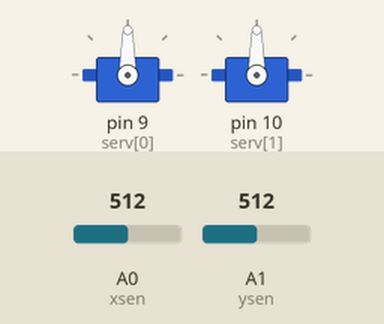
This sketch was run on a simulated Arduino Uno, built with avr-gcc and run on an emulated ATmega328P. Parts: 2 × servo. The inputs (shaded band) are chosen by the test bench; at power-on: A0 (xsen) = 512, A1 (ysen) = 512.

Above: at 1.2 s.
1.3 s: A0 (xsen) set to 716
At 2.0 s:
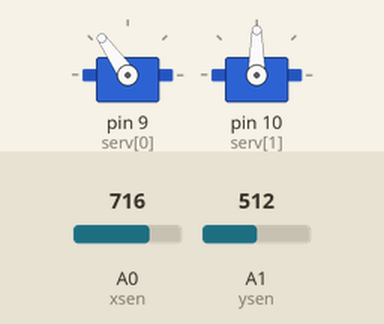
2.8 s: A1 (ysen) set to 716
At 4.0 s:
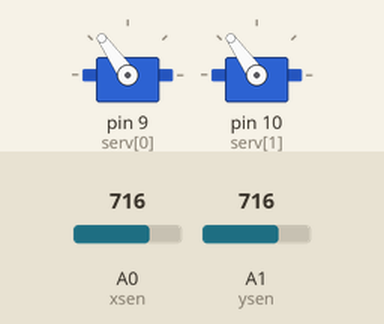
4.3 s: A0 (xsen) set to 900
At 4.6 s:
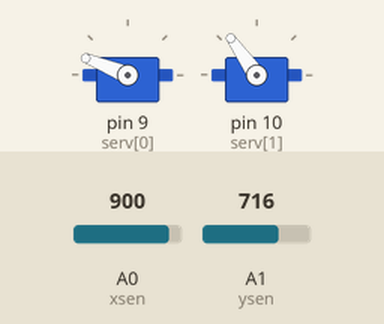
5.8 s: A1 (ysen) set to 900
At 6.7 s:
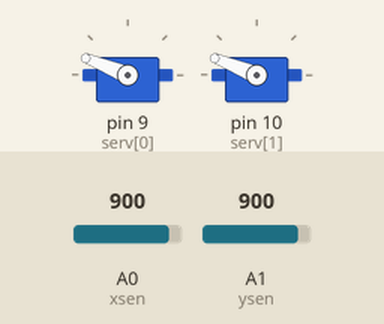
7.3 s: A0 (xsen) set to 1023
At 7.7 s:
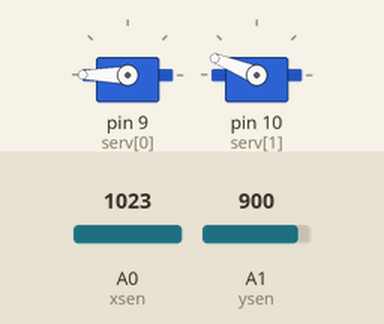
8.8 s: A1 (ysen) set to 1023
At 9.8 s:
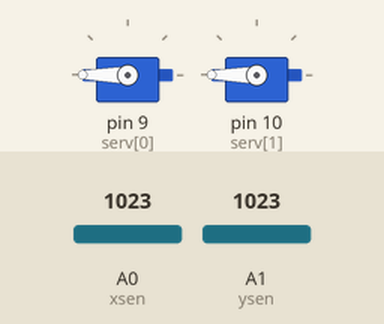
Timing chart, 0 to 11.3 s (numbered marks = the images above; inputs shaded):
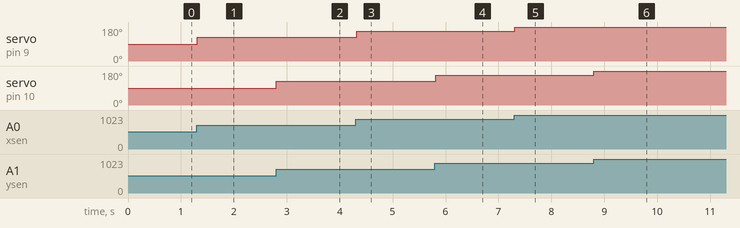

Measured:
- after the input at 1.3 s, servo on pin 9 (serv[0]): 90° → 125° at once
- after the input at 2.8 s, servo on pin 10 (serv[1]): 90° → 125° at once
- after the input at 4.3 s, servo on pin 9 (serv[0]): 125° → 158° at once
- after the input at 5.8 s, servo on pin 10 (serv[1]): 125° → 158° at once
- after the input at 7.3 s, servo on pin 9 (serv[0]): 158° → 180° at once
- after the input at 8.8 s, servo on pin 10 (serv[1]): 158° → 180° at once

The sketch:

JOYSTICK___SERVO_S.ino
```cpp
#include <Servo.h>                      //includes servo library
Servo myservo;
Servo myservo1;
int xsen=A0;                            //enables the x-axis movement of joystick
int ysen=A1;                            //enables the y-axis movement of joystick
int sensval;                            //values of x-axis movement of joystick
int sensval1;                           //values of y-axis movement of joystick
int serv[]={9,10};                      //pin no's servo is attached to

void setup() {
  // put your setup code here, to run once:
myservo.attach(serv[0]);
myservo1.attach(serv[1]);
pinMode(xsen, INPUT);
pinMode(ysen, INPUT);

}

void loop() {


  // put your main code here, to run repeatedly:
sensval=map(analogRead(xsen), 0, 1023, 0, 180);                                 //confines the movement of joystick to 180 for x-axis movement
sensval1=map(analogRead(ysen), 0, 1023, 0, 180);                                //confines the movement of joystick to 180 for y-axis movement
if(sensval!=89){
  myservo.write(sensval);                                                       //except this value, now you can control your 1st servo
}
if(sensval1!=89){
  myservo1.write(sensval1);                                                     //except this value, now you can control your 2nd servo
}

delay(20);
}
```
